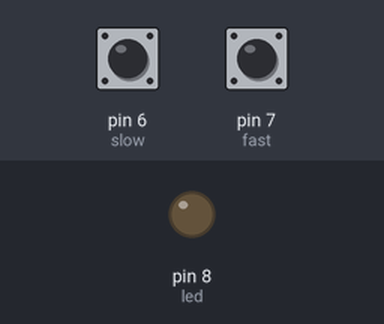
A sketch run on a simulated Arduino Uno, built with avr-gcc and run on an emulated ATmega328P. Shown: output pins drawn as LEDs (lit = HIGH). Dashed ring = blinking. The inputs (shaded band) are chosen by the test bench; at power-on: pin 7 (fast) HIGH, pin 6 (slow) HIGH.

Above: at 1.2 s.
1.3 s: pin 7 (fast) pulled LOW for 1 s
At 1.55 s:
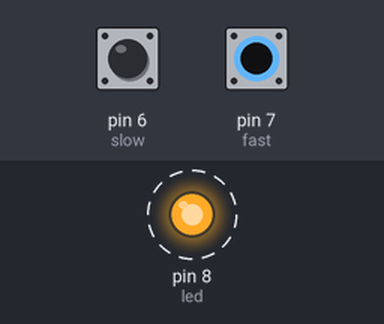
4.3 s: pin 6 (slow) pulled LOW for 3.2 s
At 4.7 s:
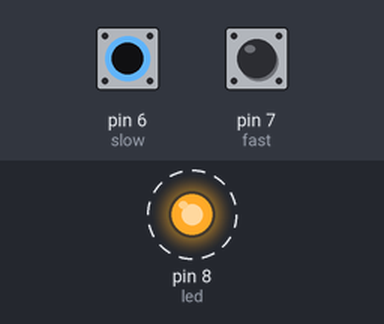
9.0 s: pin 7 (fast) pulled LOW for 3.2 s
At 13.0 s:
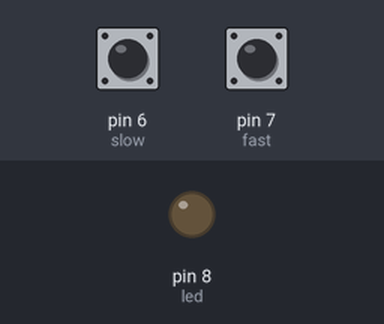
Timing chart, 0 to 14.5 s (numbered marks = the images above; inputs shaded):
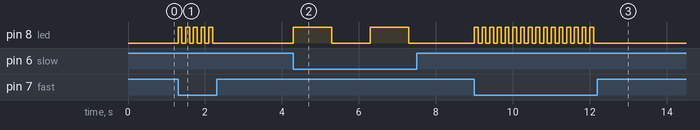

The sketch:

LedVelocity.ino
```cpp
const int slow = 6;
const int fast = 7;
int led = 8;

void setup() {
  pinMode(slow, INPUT_PULLUP);
  pinMode(fast, INPUT_PULLUP);
  pinMode(led, OUTPUT);
}

void loop() {
  int slowValue = digitalRead(slow);
  int fastValue = digitalRead(fast);

  if (slowValue == LOW) {
    digitalWrite(led, HIGH);
    delay(1000);
    digitalWrite(led, LOW);
    delay(1000);
  }

  if (fastValue == LOW) {
    digitalWrite(led, HIGH);
    delay(100);
    digitalWrite(led, LOW);
    delay(100);
  }


}
```

Measured:
- after the input at 1.3 s, pin 8 (led): alternates HIGH for 0.10 s and LOW for 0.10 s, 10 changes in all, then stays LOW, starting at once
- after the input at 4.3 s, pin 8 (led): alternates HIGH for 1.0 s and LOW for 1.0 s, starting at once
- after the input at 9.0 s, pin 8 (led): alternates HIGH for 0.10 s and LOW for 0.10 s, 32 changes in all, then stays LOW, starting at once
